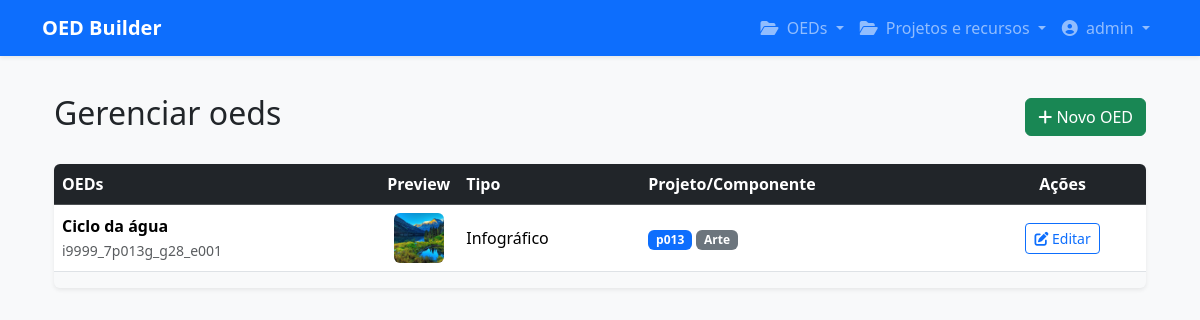
The page /oeds/listar/ (signed in) on the database its author committed.
### usuarios/models.py (models this page shows, shortened)
class Usuario(AbstractUser):
    email = models.EmailField('E-mail', unique=True) # Torna o e-mail obrigatório e único
    aprovado = models.BooleanField('Aprovado pelo Coordenador', default=False)

### oeds/models.py (models this page shows, shortened)
class Oed(AuditoriaBase):
    retranca = models.CharField(verbose_name='Retranca', max_length=50, unique=True, help_text='Campo obrigatório. A retranca pode ser alterada posteriormente, se necessário.')
    TIPOS_CHOICES = [
        ('infografico', 'Infográfico'),
        ('mapa', 'Mapa clicável'),
    ]
    titulo = CKEditor5Field("Título do OED", config_name='default')
    tipo = models.CharField("Tipo de OED", max_length=20, choices=TIPOS_CHOICES, default='infografico')
    projeto = models.ForeignKey(
        Projeto,
        on_delete=models.SET_NULL,
        blank=True,
        null=True,
        verbose_name="Projeto",
        related_name="%(class)s_oeds"
    )
    componente = models.ForeignKey(
        Componente,
        on_delete=models.SET_NULL,
        blank=True,
        null=True,
        verbose_name="Componente",
        related_name="%(class)s_oeds"
    )
    volume = models.PositiveIntegerField("Volume", blank=True, null=True)
    capitulo = models.CharField("Capítulo", max_length=100, blank=True, null=True)
    pagina = models.PositiveIntegerField("Página", blank=True, null=True)
    local_insercao = models.CharField("Local de inserção", max_length=255, blank=True, null=True)
    introducao = CKEditor5Field("Texto de introdução", config_name='default', blank=True, null=True)
    conclusao = CKEditor5Field("Texto de conclusão", config_name='default', blank=True, null=True)
    palavras_chave = models.CharField("Palavras-chave", blank=True, null=True, help_text='Separe por vírgulas: palavra1, palavra2')
    fonte_de_pesquisa = CKEditor5Field("Fonte de pesquisa", config_name='default', blank=True, null=True)
    retranca_da_imagem_principal = models.CharField(
        verbose_name='Retranca da imagem',
        max_length=255,
        blank=True,
        null=True,
        help_text='Esse campo será atualizado ao carregar a imagem e salvar o OED.'
    )
    imagem_principal = models.ImageField(
        verbose_name="Imagem principal",
        upload_to=renomear_imagem_oed, # Usa a função de renomeação
        validators=[FileExtensionValidator(allowed_extensions=['png', 'jpg', 'jpeg'])],
        help_text="Formatos aceitos: PNG, JPG ou JPEG. Ao carregar nova imagem, o campo 'Retranca da imagem' será atualizado.",
        blank=True,
        null=True,
    )
    legenda_da_imagem_principal = CKEditor5Field("Legenda da imagem principal", config_name='default', blank=True, null=True)
    alt_text_da_imagem_principal = models.TextField('Descrição para acessibilidade da imagem principal', max_length=2000, help_text='Máximo 2.000 caracteres.', blank=True, null=True)
    credito_da_imagem_principal = CKEditor5Field("Crédito da imagem principal", config_name='default', blank=True, null=True)
    quantidade_pontos_prevista = models.PositiveIntegerField(
        "Quantidade de pontos clicáveis",
        default=1,
        help_text="Informe quantos pontos clicáveis este OED deve ter."
    )
    orientacoes_para_producao = CKEditor5Field("Orientações para a produção", config_name='default', blank=True, null=True)

### projetos/models.py (models this page shows)
class Projeto(AuditoriaBase):
    nome = models.CharField('Projeto', max_length=100, unique=True)
    editora = models.CharField('Editora', max_length=100)
    ciclo = models.CharField('Ciclo', max_length=100)
    class Meta:
        verbose_name = 'Projeto'
        verbose_name_plural = 'Projetos'
        ordering = ['nome']
    def __str__(self):
        return self.nome

class Componente(AuditoriaBase):
    nome = models.CharField('Componente', max_length=100, unique=True)
    class Meta:
        verbose_name = 'Componente'
        verbose_name_plural = 'Componentes'
        ordering = ['nome']
    def __str__(self):
        return self.nome

### oeds/views.py (the view)
# urls.py: path('listar/', views.OedListView.as_view(), name='listar_oeds'),
class OedListView(LoginRequiredMixin, VerboseNameMixin, ListView):
    model = Oed
    template_name = 'oeds/lista_oeds.html' # Template específico para listar OEDs
    context_object_name = 'oeds'
    ordering = ['-id']
    def get_create_url(self):
        return reverse_lazy('novo_oed')
    def get_update_url_name(self):
        return "editar_oed"

### oeds/views.py (called while the page is built)
    def get_context_data(self, **kwargs):
        context = super().get_context_data(**kwargs)
        context['verbose_name'] = self.model._meta.verbose_name
        context['verbose_name_plural'] = self.model._meta.verbose_name_plural
        context['titulo'] = self.model._meta.verbose_name
        return context

### oeds/templates/oeds/lista_oeds.html
{% extends "base.html" %}
{% block content %}
<div class="container mt-4">
    <div class="d-flex justify-content-between align-items-center mb-4">
        <h2>Gerenciar {{ verbose_name_plural }}</h2>
        <a href="{{ view.get_create_url }}" class="btn btn-success">
            <i class="fas fa-plus"></i> Novo OED
        </a>
    </div>
    <div class="table-responsive shadow-sm rounded">
        <table class="table table-hover align-middle bg-white">
            <thead class="table-dark">
                <tr>
                    <th>OEDs</th>
                    <th class="text-center" style="width:70px;">Preview</th>
                    <th>Tipo</th>
                    <th>Projeto/Componente</th>
                    <th class="text-center">Ações</th>
                </tr>
            </thead>
            <tbody>
                {% for oed in object_list %}
                <tr>
                    <td>
                        <strong>{{ oed.titulo|striptags }}</strong><br>
                        <small class="text-muted">{{ oed.retranca }}</small>
                    </td>
                    <td class="text-center">
                        {% if oed.imagem_principal %}
                        <img src="{{ oed.imagem_principal.url }}" alt="Preview"
                            style="width:50px; height:50px; object-fit:cover; border-radius:6px;">
                        {% else %}
                        <div style="width:50px; height:50px; background:#f1f1f1; border-radius:6px;"></div>
                        {% endif %}
                    </td>
                    <td>{{ oed.get_tipo_display }}</td>
                    <td>
                        <span class="badge bg-primary">{{ oed.projeto|default:"-" }}</span>
                        <span class="badge bg-secondary">{{ oed.componente|default:"-" }}</span>
                    </td>
                    <td class="text-center">
                        <a href="{% url view.get_update_url_name pk=oed.pk %}" class="btn btn-sm btn-outline-primary">
                            <i class="fas fa-edit"></i> Editar
                        </a>
                    </td>
                </tr>
                {% empty %}
                <tr>
                    <td colspan="4" class="text-center text-muted">Nenhum OED encontrado.</td>
                </tr>
                {% endfor %}
            </tbody>
        </table>
    </div>
</div>
{% endblock %}

### core/templates/base.html (shortened to what this page needs)
{% load django_bootstrap5 %}
{% load static %}
<!DOCTYPE html>
<html lang="pt-br">
<head>
    {% bootstrap_css %}
    <link rel="stylesheet" href="{% static 'css/style.css' %}">
    <link rel="stylesheet" href="https://cdnjs.cloudflare.com/ajax/libs/font-awesome/6.5.1/css/all.min.css">
</head>
<body class="bg-light">
    <nav class="navbar navbar-expand-lg navbar-dark bg-primary fixed-top shadow-sm">
        <div class="container">
            <a class="navbar-brand fw-bold" href="{% url 'home' %}">OED Builder</a>
            <div class="collapse navbar-collapse" id="navbarNav">
                <ul class="navbar-nav ms-auto">
                    {% if request.user.is_authenticated %}
                    <li class="nav-item dropdown">
                        <a class="nav-link dropdown-toggle" href="#" id="navbarDropdownOeds" role="button"
                            data-bs-toggle="dropdown" aria-expanded="false">
                            <i class="fas fa-folder-open me-1"></i> OEDs
                        </a>
                    </li>
                    <li class="nav-item dropdown">
                        <a class="nav-link dropdown-toggle" href="#" id="navbarDropdownProjetos" role="button"
                            data-bs-toggle="dropdown" aria-expanded="false">
                            <i class="fas fa-folder-open me-1"></i> Projetos e recursos
                        </a>
                    </li>
                    <li class="nav-item dropdown">
                        <a class="nav-link dropdown-toggle" href="#" id="userDropdown" role="button"
                            data-bs-toggle="dropdown" aria-expanded="false">
                            <i class="fas fa-user-circle me-1"></i> {{ request.user.username }}
                        </a>
                    </li>
                    {% endif %}
                </ul>
            </div>
        </div>
    </nav>
    <main class="container">
        {% block content %}
        {% endblock %}
    </main>
</body>
</html>

### core/templates/base.html (style rules this page uses)
body { padding-top: 70px; }

### rows shown on the page
Usuario: user.username "admin"
Oed: titulo "Ciclo da água", retranca "i9999_7p013g_g28_e001", imagem_principal (picture), tipo "Infográfico", projeto "p013", componente "Arte"

### other values the page prints
{{ verbose_name_plural }} "oeds"
